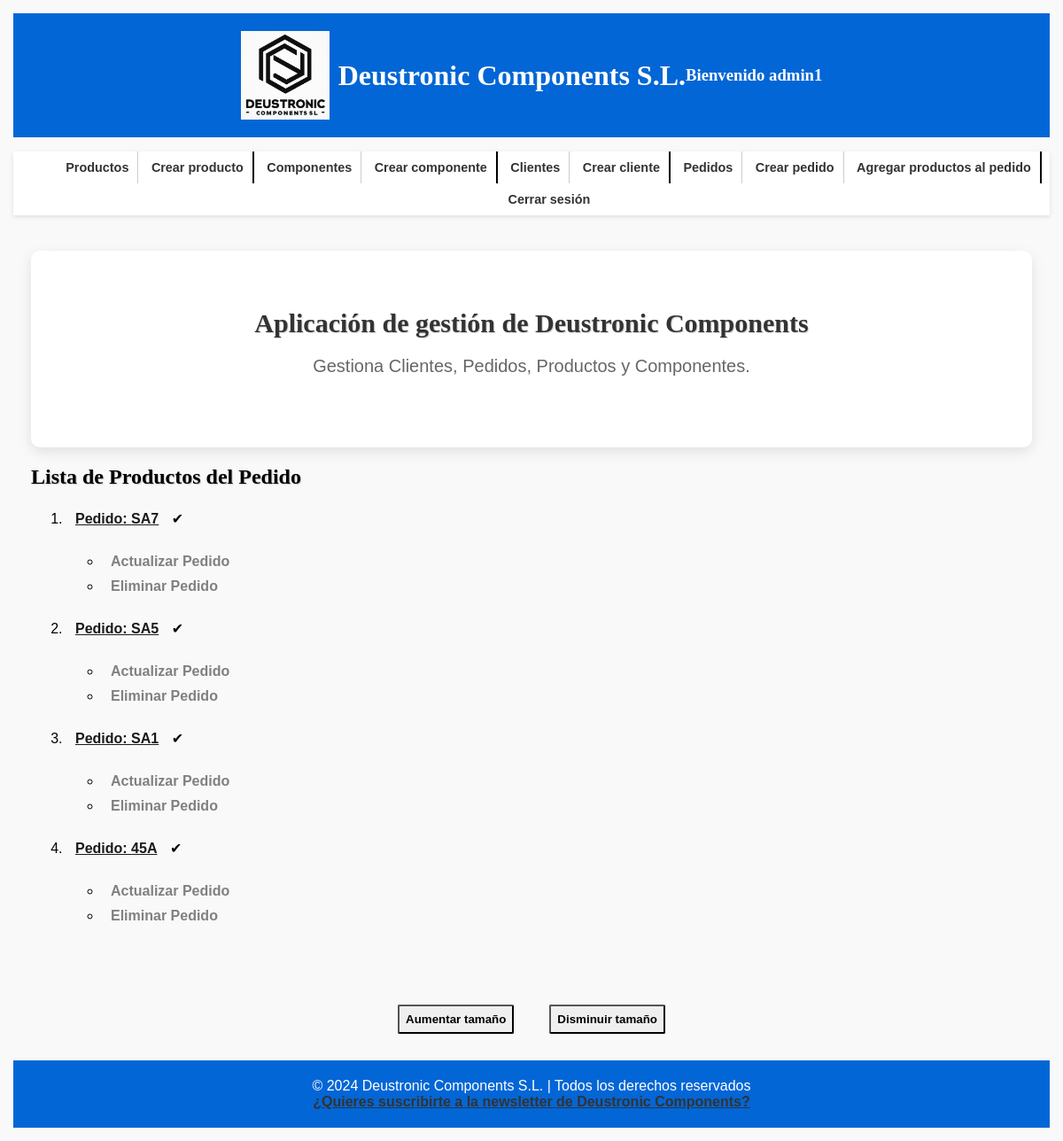
/appDeustronicComponents/pedido_productos/ (signed in), run on an earlier commit of the app's database.
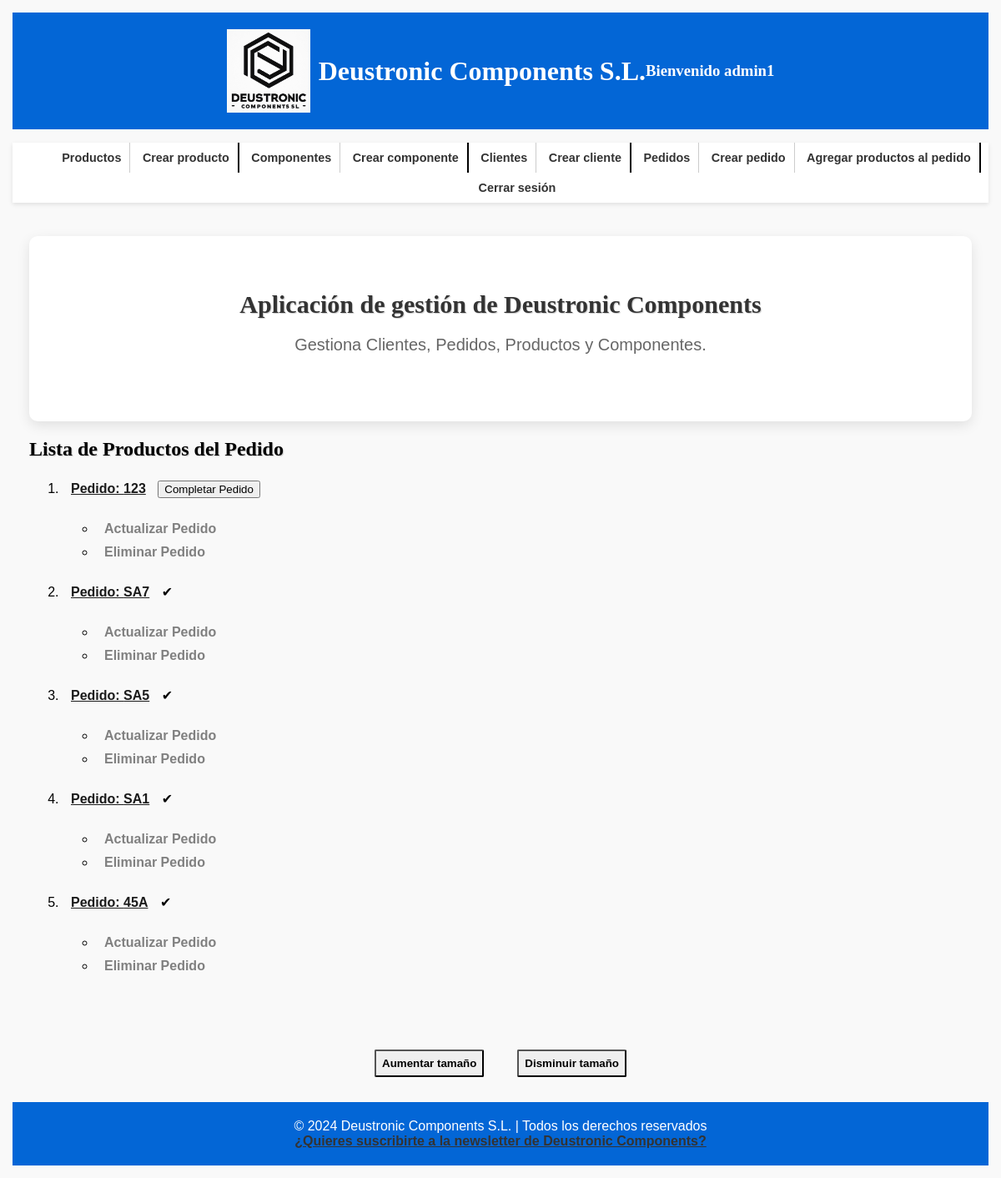
And on a later commit of the database.
### appDeustronicComponents/models.py (models this page shows, shortened)
class Pedido(models.Model):
    cod_ref_ped = models.CharField(max_length=100, primary_key=True)
    fecha = models.DateField()
    cliente = models.ForeignKey(Cliente, on_delete=models.CASCADE)
    created = models.DateTimeField(auto_now_add=True)
    updated = models.DateTimeField(auto_now=True)
    precio_total = models.DecimalField(max_digits=10, decimal_places=2, default=0)
    estado = models.CharField(max_length=20, default='en proceso')
    class Meta:
        verbose_name_plural = "pedidos"
        verbose_name = "pedido"
        ordering = ["-created"]

### appDeustronicComponents/views.py (the view)
# urls.py: path('pedido_productos/', PedidoListView.as_view(), name='lista_pedido_productos'),
class PedidoListView(ListView):
    model = Pedido
    template_name = 'appDeustronicComponents/pedido_producto_list.html'
    context_object_name = 'pedidos'
    @method_decorator(login_required)
    def dispatch(self, request, *args, **kwargs):
        return super().dispatch(request, *args, **kwargs)

### templates/appDeustronicComponents/pedido_producto_list.html (shortened to what this page needs)
{% extends 'base.html' %}
{% block contenido %}
    <h2 class="izq">Lista de Productos del Pedido</h2>
    <ul class="lista">
        {% for pedido in pedidos %}
            <li id="pedido-{{ pedido.pk }}">
                <a href="{% url 'detalle_pedido_producto' pedido.pk %}">Pedido: {{ pedido.cod_ref_ped }}</a>
                {% if pedido.estado == 'completado' %}
                    <span class="estado-completado">&#10004;</span>
                {% elif pedido.estado == 'en proceso' %}
                    <button class="btn-completar" data-id="{{ pedido.pk }}"
                            data-url="{% url 'update_pedido_estado' pedido.pk %}">Completar Pedido
                    </button>
                {% endif %}
            </li>
            <ul>
                <li><a href="{% url 'actualizar_pedido' pk=pedido.pk %}">Actualizar Pedido</a></li>
                <li><a href="{% url 'eliminar_pedido' pk=pedido.pk %}">Eliminar Pedido</a></li>
            </ul>
        {% empty %}
            <li>No hay pedidos con productos.</li>
        {% endfor %}
    </ul>
{% endblock %}

What changed in the data, as far as the page shows it:
added Pedido: cod_ref_ped "123"
